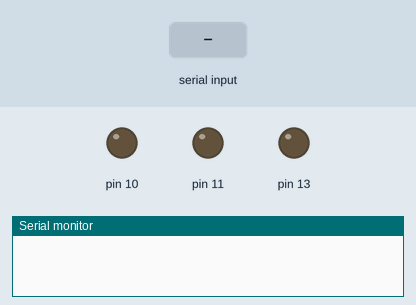
The sketch below on a simulated Arduino Uno, built with avr-gcc and run on an emulated ATmega328P. Shown: output pins drawn as LEDs (lit = HIGH), the last lines printed to the serial monitor. The inputs (shaded band) are chosen by the test bench.

Above: at 1.2 s.
1.3 s: "w" received over Serial
At 2.4 s:
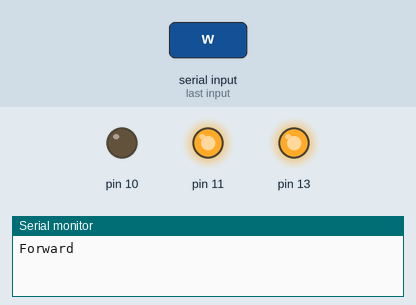
2.8 s: "a" received over Serial
At 3.6 s:
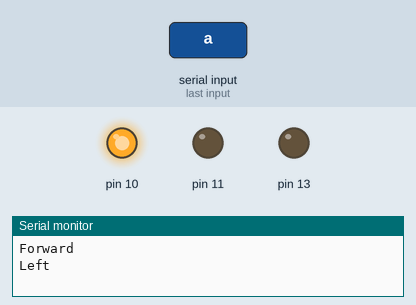
4.3 s: byte 32 (' ') received over Serial
At 4.7 s:
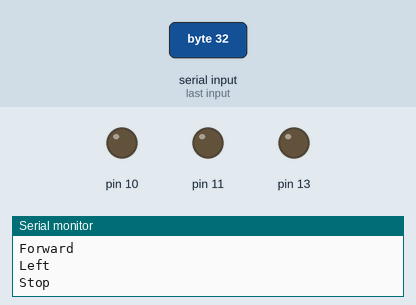
5.8 s: "W" received over Serial
At 7.0 s:
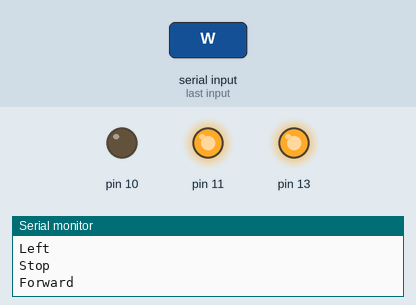
7.3 s: "A" received over Serial
At 8.2 s:
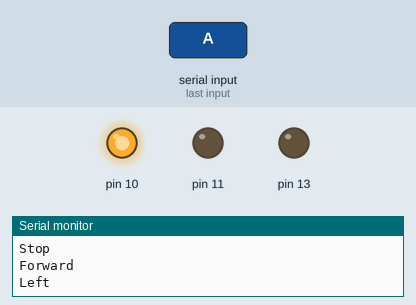
Timing chart, 0 to 9.8 s (numbered marks = the images above; inputs shaded):
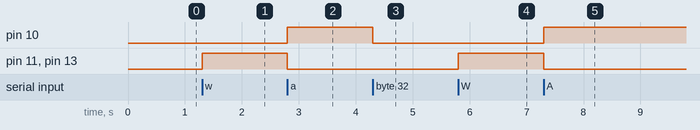

Measured:
- after the input at 1.3 s, pin 11, pin 13: LOW → HIGH at once
- after the input at 2.8 s, pin 10: LOW → HIGH at once; pin 11, pin 13: HIGH → LOW at once
- after the input at 4.3 s, pin 10: HIGH → LOW at once
- after the input at 5.8 s, pin 11, pin 13: LOW → HIGH at once
- after the input at 7.3 s, pin 10: LOW → HIGH at once; pin 11, pin 13: HIGH → LOW at once

The sketch:

Car_project_2.0.ino
```cpp
void setup()

{

  pinMode(10, OUTPUT);

  pinMode(10, OUTPUT);

  pinMode(11, OUTPUT);

  pinMode(13, OUTPUT);

  Serial.begin(9600);

}

void loop()

{

  while(Serial.available())

  {

    char In=Serial.read();


    if(In=='w' || In=='W')            // Forward

    {

      digitalWrite(10, LOW);

      digitalWrite(11, HIGH);

      digitalWrite(12, LOW);

      digitalWrite(13, HIGH);

      Serial.println("Forward");
    }


     else if(In=='s' || In=='S')            //backward

    {

      digitalWrite(10, LOW);

      digitalWrite(11, HIGH);

      digitalWrite(12, LOW);

      digitalWrite(13, HIGH);

      Serial.println("Backward");
    }


     else if(In=='a' || In=='A')     // Left

    {

      digitalWrite(10, HIGH);

      digitalWrite(11, LOW);

      digitalWrite(12, LOW);

      digitalWrite(13, LOW);

      Serial.println("Left");
    }


     else if(In=='d' || In=='D')     // Right

    {

      digitalWrite(10, LOW);

      digitalWrite(11, LOW);

      digitalWrite(12, HIGH);

      digitalWrite(13, LOW);

      Serial.println("Right");
    }


     else if(In==' ' || In==' ')    // stop

    {

      digitalWrite(10, LOW);

      digitalWrite(11, LOW);

      digitalWrite(12, LOW);

      digitalWrite(13, LOW);
Serial.println("Stop");

    }


    else

    {


    }

  }

}
```
